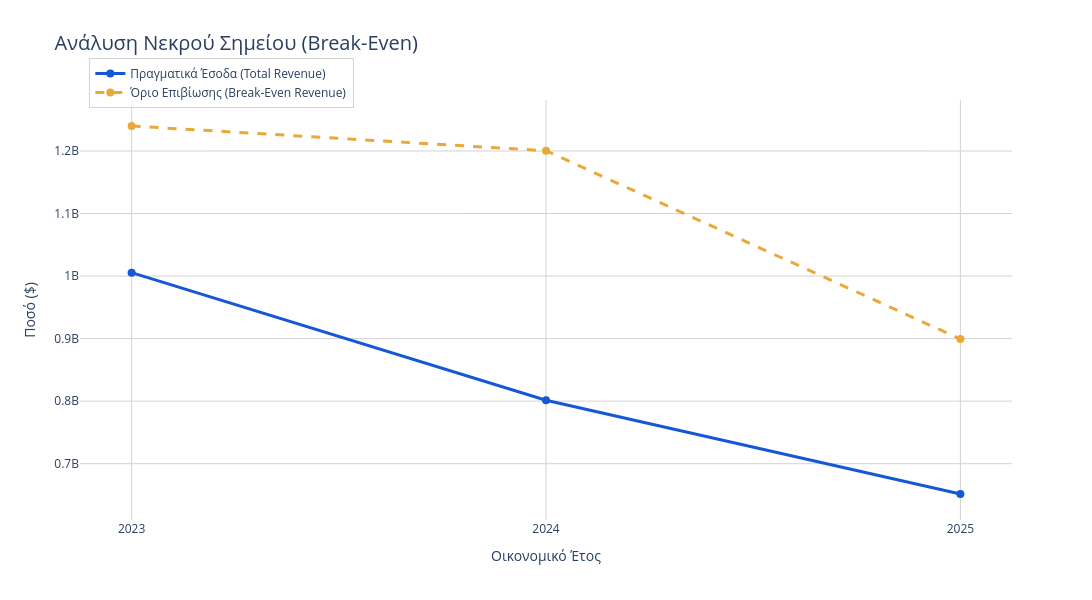

Notebook cell for this chart:
### Code cell
# Aπεικονιση νεκρου σημειου
fig = go.Figure()

fig.add_trace(
    go.Scatter(
        x=df_GPRO["Fiscal_Year_Num"],
        y=df_GPRO['Total_Revenue'],
        mode='lines+markers',
        name='Πραγματικά Έσοδα (Total Revenue)',
        line=dict(color='#1558d6', width=3),
        marker=dict(size=8)
    )
)

fig.add_trace(
    go.Scatter(
        x=df_GPRO["Fiscal_Year_Num"],
        y=df_GPRO['BEP_Rev'],
        mode='lines+markers',
        name='Όριο Επιβίωσης (Break-Even Revenue)',
        line=dict(color='#eaa937', width=3, dash='dash'), 
        marker=dict(size=8)
    )
)


fig.update_layout(
    title=f"Ανάλυση Νεκρού Σημείου (Break-Even)",
    title_font_size=20,
    xaxis_title='Οικονομικό Έτος',
    yaxis_title='Ποσό ($)',
    plot_bgcolor='white',
    hovermode='x unified', 
    
    legend=dict(
        yanchor="auto",
        y=1.1,
        xanchor="auto",
        x=0.01,
        bgcolor="rgba(255, 255, 255, 0.8)", #
        bordercolor="lightgray",
        borderwidth=1
        
    ),
    width = 1500,
    height = 600
    
)


fig.update_xaxes(showgrid=True, gridwidth=1, gridcolor='lightgray')
fig.update_yaxes(showgrid=True, gridwidth=1, gridcolor='lightgray')

# Εμφάνιση
fig.show()

### Figure 1 — Plotly figure (JSON) as saved in the notebook; plotly's stock layout.template omitted (floating-point values rounded to 4 significant figures)
{"data": [{"line": {"color": "#1558d6", "width": 3}, "marker": {"size": 8}, "mode": "lines+markers", "name": "Πραγματικά Έσοδα (Total Revenue)", "type": "scatter", "x": ["2023", "2024", "2025"], "y": [1005459000, 801473000, 651542000]}, {"line": {"color": "#eaa937", "dash": "dash", "width": 3}, "marker": {"size": 8}, "mode": "lines+markers", "name": "Όριο Επιβίωσης (Break-Even Revenue)", "type": "scatter", "x": ["2023", "2024", "2025"], "y": [1240000000.0, 1200000000.0, 899300000.0]}], "layout": {"height": 600, "hovermode": "x unified", "legend": {"bgcolor": "rgba(255, 255, 255, 0.8)", "bordercolor": "lightgray", "borderwidth": 1, "x": 0.01, "xanchor": "auto", "y": 1.1, "yanchor": "auto"}, "plot_bgcolor": "white", "title": {"font": {"size": 20}, "text": "Ανάλυση Νεκρού Σημείου (Break-Even)"}, "width": 1500, "xaxis": {"gridcolor": "lightgray", "gridwidth": 1, "showgrid": true, "title": {"text": "Οικονομικό Έτος"}}, "yaxis": {"gridcolor": "lightgray", "gridwidth": 1, "showgrid": true, "title": {"text": "Ποσό ($)"}}}}
